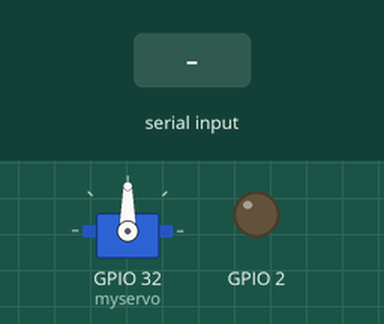
The sketch below on a simulated ESP32. On the bench: servo, output pins drawn as LEDs (lit = HIGH). The inputs (shaded band) are chosen by the test bench.

Above: at 1.2 s.
1.3 s: "15\n" received over Serial
At 3.0 s:
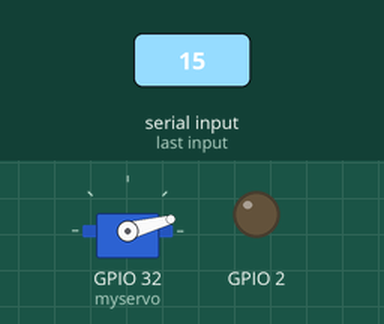
3.8 s: "30\n" received over Serial
At 6.0 s:
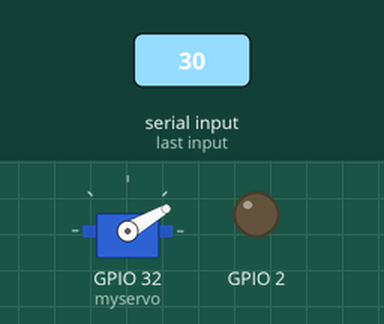
6.3 s: "45\n" received over Serial
At 8.0 s:
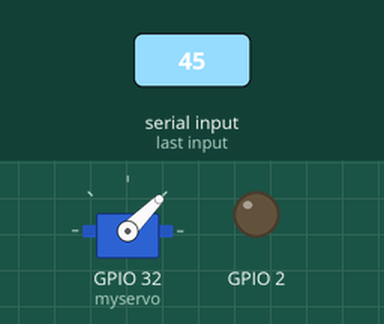
8.8 s: "60\n" received over Serial
At 11.0 s:
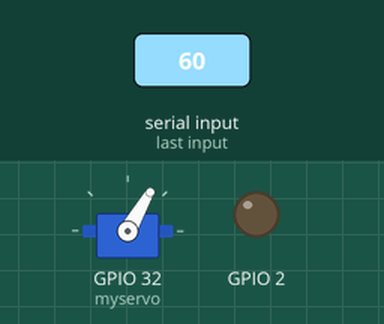
11.3 s: "90\n" received over Serial
At 12.1 s:
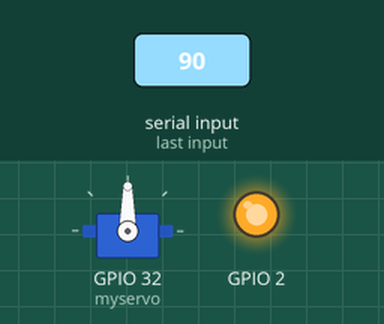
13.8 s: "115\n" received over Serial
At 14.2 s:
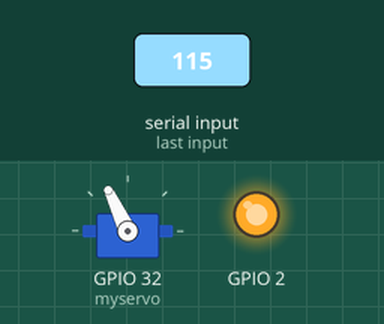
Timing chart, 0 to 16.3 s (numbered marks = the images above; inputs shaded):
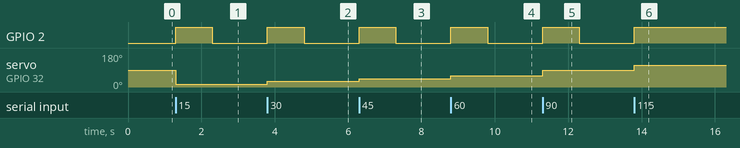

The sketch:

test2.ino
```cpp
#include <ESP32Servo.h>
Servo myservo;
String command;          // เก็บคำสั่งล่าสุด
unsigned long previousMillis = 0; //เก็บเวลาที่พึ่งกระพิบไฟ
const long interval = 400; // 0.4 วินาที เก็บเวลาเอาไว้กระพิบ
bool ledState = LOW;       // สถานะไฟ

void setup() {
  Serial.begin(9600);
  myservo.attach(32);
  pinMode(2, OUTPUT);
}

void loop() {
  // อ่าน Serial
  if (Serial.available()) {
    command = Serial.readStringUntil('\n');
    command.trim();

    // คำสั่งปรับมุม
    if (command == "15" || command == "30" || command == "45" ||
        command == "60" || command == "90") {
      myservo.write(command.toInt());
      digitalWrite(2, HIGH);
      delay(1000);
      digitalWrite(2, LOW);

    } else if (command == "115" || command == "125") {
      myservo.write(command.toInt());
      digitalWrite(2, HIGH);   // ไฟติดค้าง

    } else if (command == "145") {
      myservo.write(command.toInt());
      digitalWrite(2, ledState);
      delay(3000);
      digitalWrite(2, LOW);
      delay(3000);

    } else if (command == "Stop") {
      myservo.write(0);
      digitalWrite(2, LOW);    // ไฟดับ
    }
  }

  // จัดการไฟกระพริบ (สำหรับคำสั่ง 145)
  if (command == "145") {
    unsigned long currentMillis = millis();
    if (currentMillis - previousMillis >= interval) {
      previousMillis = currentMillis;
      ledState = !ledState;              // สลับสถานะ
      digitalWrite(2, ledState);
    }
  }
}
```

Measured:
- after the input at 1.3 s, GPIO 2: LOW → HIGH at once, → LOW 1.0 s later; servo on GPIO 32 (myservo): 90° → 15° at once
- after the input at 3.8 s, GPIO 2: LOW → HIGH at once, → LOW 1.0 s later; servo on GPIO 32 (myservo): 15° → 30° at once
- after the input at 6.3 s, GPIO 2: LOW → HIGH at once, → LOW 1.0 s later; servo on GPIO 32 (myservo): 30° → 45° at once
- after the input at 8.8 s, GPIO 2: LOW → HIGH at once, → LOW 1.0 s later; servo on GPIO 32 (myservo): 45° → 60° at once
- after the input at 11.3 s, GPIO 2: LOW → HIGH at once, → LOW 1.0 s later; servo on GPIO 32 (myservo): 60° → 90° at once
- after the input at 13.8 s, GPIO 2: LOW → HIGH at once; servo on GPIO 32 (myservo): 90° → 115° at once
